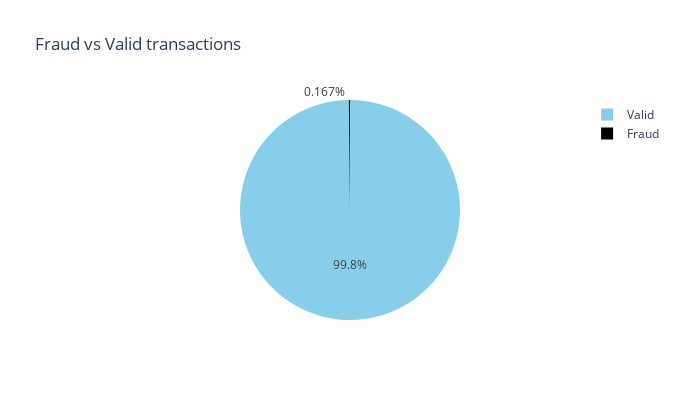

Notebook code for this chart:
### Markdown cell above
Check data unbalance with respect with target value, i.e. Class. also use visulization graph pie chart and Bar graph.

### Code cell
labels=["Valid","Fraud"]
Not_fraud = data_df["Class"].value_counts().tolist()
values = [Not_fraud[0], Not_fraud[1]]

fig = px.pie(values=data_df['Class'].value_counts(), names=labels , width=700, height=400, color_discrete_sequence=["skyblue","black"]
             ,title="Fraud vs Valid transactions")
fig.show()

### Figure 1 — Plotly figure (JSON) as saved in the notebook; plotly's stock layout.template omitted (floating-point values rounded to 4 significant figures)
{"data": [{"domain": {"x": [0, 1], "y": [0, 1]}, "hovertemplate": "label=%{label}<br>value=%{value}<extra></extra>", "labels": ["Valid", "Fraud"], "legendgroup": "", "name": "", "showlegend": true, "type": "pie", "values": [283253, 473]}], "layout": {"height": 400, "legend": {"tracegroupgap": 0}, "piecolorway": ["skyblue", "black"], "title": {"text": "Fraud vs Valid transactions"}, "width": 700}}
